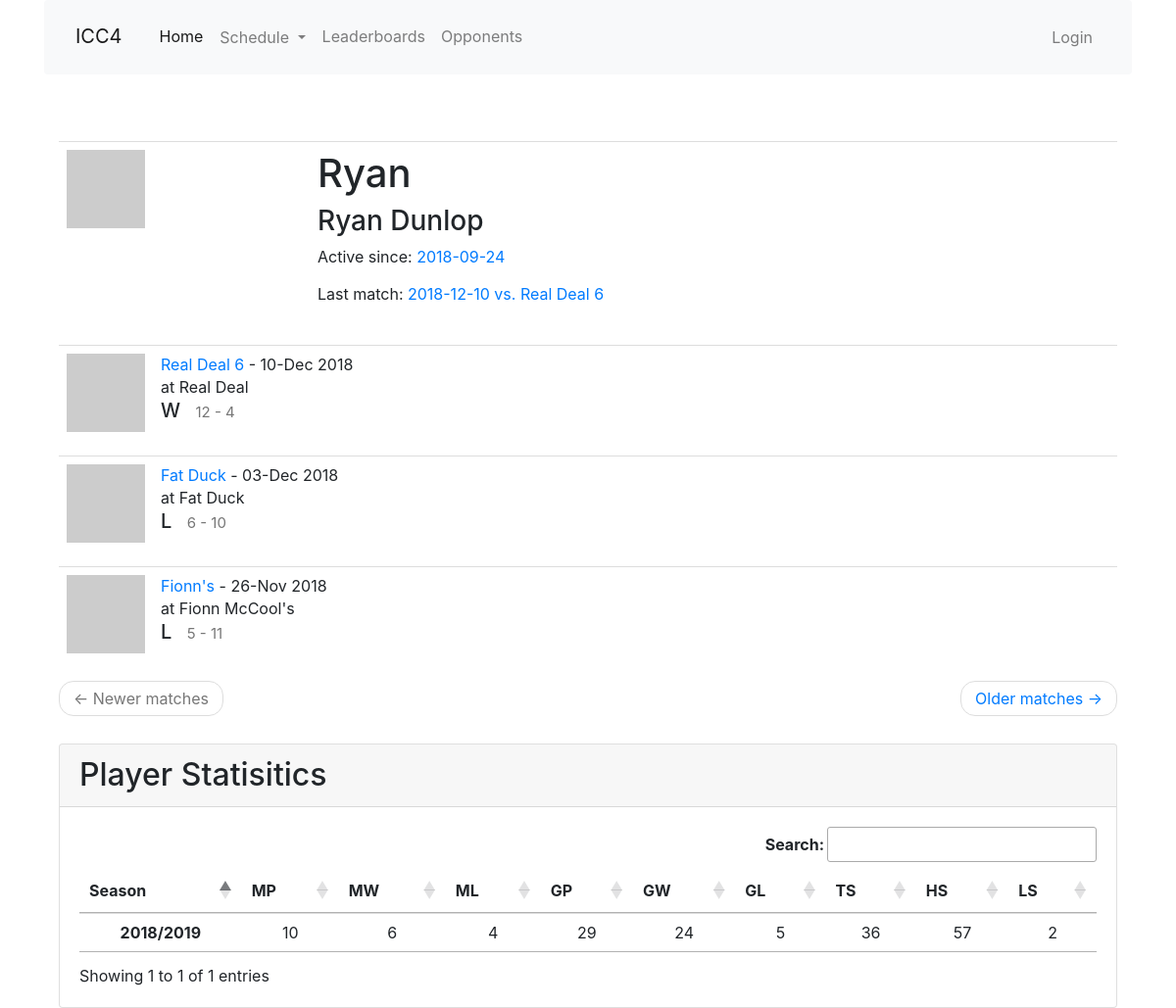
Screenshot of /player/Ryan with the database file from the repository.
### app/models.py (models this page shows, shortened)
class Player(db.Model):
    id = db.Column(db.Integer, primary_key=True)
    nickname = db.Column(db.String(64), index=True, unique=True)
    first_name = db.Column(db.String(64), index=True)
    last_name = db.Column(db.String(64), index=True)
    games = association_proxy('games_association', 'game')
    last_match_id = db.Column(db.Integer, db.ForeignKey('match.id'))
    last_match = db.relationship('Match', foreign_keys=[last_match_id])
    first_match_id = db.Column(db.Integer, db.ForeignKey('match.id'))
    first_match = db.relationship('Match', foreign_keys=[first_match_id])
    high_scores = db.relationship('HighScore', back_populates='player', lazy='dynamic')
    low_scores = db.relationship('LowScore', back_populates='player', lazy='dynamic')
    def avatar(self, size):
        digest = md5(self.nickname.lower().encode('utf-8')).hexdigest()
        return 'https://www.gravatar.com/avatar/{}?d=identicon&s={}'.format(
            digest, size)

class Match(db.Model):
    id = db.Column(db.Integer, primary_key=True)
    opponent_id = db.Column(db.Integer, db. ForeignKey('team.id'))
    opponent = db.relationship('Team', back_populates='matches')
    date = db.Column(db.Date, index=True, default=date.today())
    location = db.Column(db.String(64))
    home_away = db.Column(db.String(32), index=True)
    match_type = db.Column(db.String(32), index=True)
    games = db.relationship('Game', back_populates='match', lazy='dynamic')
    team_score = db.Column(db.Integer, index=True)
    opponent_score = db.Column(db.Integer, index=True)
    win = db.Column(db.Boolean, index=True, default=None)
    overtime = db.Column(db.Boolean, index=True, default=False)
    match_summary = db.Column(db.String(512))
    food = db.Column(db.String(128))
    match_stats = db.relationship('MatchStats', uselist=False, back_populates='match')
    high_scores = db.relationship('HighScore', back_populates='match', lazy='dynamic')
    low_scores = db.relationship('LowScore', back_populates='match', lazy='dynamic')
    @hybrid_property
    def season(self):
        return season_from_date(self.date)

class Team(db.Model):
    id = db.Column(db.Integer, primary_key=True)
    name = db.Column(db.String(64), index=True, unique=True)
    home_location = db.Column(db.String(64), index=True)
    address = db.Column(db.String(128), index=True)
    matches = db.relationship('Match', back_populates='opponent', lazy='dynamic')
    def avatar(self, size):
        digest = md5(self.name.lower().encode('utf-8')).hexdigest()
        return 'https://www.gravatar.com/avatar/{}?d=identicon&s={}'.format(
            digest, size)

class PlayerSeasonStats(db.Model):
    id = db.Column(db.Integer, primary_key=True)
    player_id = db.Column(db.Integer, db. ForeignKey('player.id'))
    player = db.relationship('Player')
    season_id = db.Column(db.Integer, db. ForeignKey('season.id'))
    season = db.relationship('Season')
    matches_played = db.Column(db.Integer)
    matches_won = db.Column(db.Integer)
    matches_lost = db.Column(db.Integer)
    games_played = db.Column(db.Integer)
    games_won = db.Column(db.Integer)
    games_lost = db.Column(db.Integer)
    total_stars = db.Column(db.Integer)
    total_high_scores = db.Column(db.Integer)
    total_low_scores = db.Column(db.Integer)
    '''
    filters = [filter1,filter2,...]
    query....filter(*filters).count()
    '''
    @hybrid_property
    def gp(self):
        return PlayerGame.query.filter_by(player_id=self.player_id).join(Game).join(Match).\
                filter_by(season=self.season).distinct().count()
    @hybrid_property
    def gw(self):
        return PlayerGame.query.filter_by(player_id=self.player_id).join(Game).filter_by(win=True).join(Match).\
                filter_by(season=self.season).distinct().count()
    @hybrid_property
    def gl(self):
        return PlayerGame.query.filter_by(player_id=self.player_id).join(Game).filter_by(win=False).join(Match).\
                filter_by(season=self.season).distinct().count()

class Season(db.Model):
    id = db.Column(db.Integer, primary_key=True)
    season_name = db.Column(db.String(64), index=True, unique=True)
    start_date = db.Column(db.Date, index=True)
    end_date = db.Column(db.Date, index=True)

### app/main/routes.py (the view)
@bp.route('/player/<nickname>',  methods=['GET', 'POST'])
def player(nickname):
    player = Player.query.filter_by(nickname=nickname).first_or_404()
    seasons = PlayerSeasonStats.query.filter_by(player_id=player.id).join(Season).order_by(Season.start_date).all()
    page = request.args.get('page', 1, type=int)
    matches = Match.query.join(Game).join(PlayerGame).filter_by(player_id=player.id).order_by(Match.date.desc()).distinct().paginate(
        page, current_app.config['MATCH_PER_PAGE'], False)
    next_url = url_for('main.player', nickname=player.nickname, page=matches.next_num) \
        if matches.has_next else None
    prev_url = url_for('main.player', nickname=player.nickname, page=matches.prev_num) \
        if matches.has_prev else None
    return render_template('player.html', next_url=next_url, prev_url=prev_url,
            player=player, matches=matches.items, seasons=seasons)

### app/templates/player.html (shortened to what this page needs)
{% extends "base.html" %}
{% import 'bootstrap/wtf.html' as wtf %}
{% block app_content %}
<div class="container">
  <table class="table table-hover">
    <tr>
      <td width="256px"><img src="{{ player.avatar(256) }}"></td>
      <td>
        <h1>{{ player.nickname }}</h1>
        <h3>{{ player.first_name }} {{ player.last_name }}</h3>
        {% if player.first_match %}<p>Active since: <a href="{{ url_for('main.match_edit',id=player.first_match_id) }}">{{ player.first_match.date }}</a></p>{% endif %}
        {% if player.last_match %}<p>Last match: <a href="{{ url_for('main.match_edit',id=player.last_match_id) }}">{{ player.last_match.date }} vs. {{ player.last_match.opponent.name }}</a></p>{% endif %}
      </td>
    </tr>
  {% for match in matches %}
    {% include '_match.html' %}
  {% endfor %}
  <nav aria-label="...">
    <ul class="pager">
      <li class="previous{% if not prev_url %} disabled{% endif %}">
        <a href="{{ prev_url or '#' }}">
          <span aria-hidden="true">&larr;</span> Newer matches
        </a>
      </li>
      <li class="next{% if not next_url %} disabled{% endif %}">
        <a href="{{ next_url or '#' }}">
          Older matches <span aria-hidden="true">&rarr;</span>
        </a>
      </li>
    </ul>
  </nav>
  </table>
</div>
<div class="col-12 mt-2 mx-auto">
  <div class="card h-100">
    <h2 class="card-header">Player Statisitics</h2>
    <div class="card-body table-responsive">
      <table id="pStats" class="table table-hover text-center">
        <thead>
          <tr>
            <th scope="col">Season</th>
            <th scope="col" data-toggle="tooltip" data-placement="top" title="Matches played">MP</th>
            <th scope="col" data-toggle="tooltip" data-placement="top" title="Match wins">MW</th>
            <th scope="col" data-toggle="tooltip" data-placement="top" title="Match losses">ML</th>
            <th scope="col" data-toggle="tooltip" data-placement="top" title="Games played">GP</th>
            <th scope="col" data-toggle="tooltip" data-placement="top" title="Game wins">GW</th>
            <th scope="col" data-toggle="tooltip" data-placement="top" title="Game losses">GL</th>
            <th scope="col" data-toggle="tooltip" data-placement="top" title="Total Stars">TS</th>
            <th scope="col" data-toggle="tooltip" data-placement="top" title="Total High Scores">HS</th>
            <th scope="col" data-toggle="tooltip" data-placement="top" title="Total Low Score">LS</th>
        </thead>
        <tbody>
          {% for season in seasons %}
          <tr>
            <th scope="row">{{ season.season.season_name }}</th>
            <td>{{ season.matches_played }}</td>
            <td>{{ season.matches_won }}</td>
            <td>{{ season.matches_lost }}</td>
            <td>{{ season.games_played }}</td>
            <td>{{ season.games_won }}</td>
            <td>{{ season.games_lost }}</td>
            <td>{{ season.total_stars }}</td>
            <td>{{ season.total_high_scores }}</td>
            <td>{{ season.total_low_scores }}</td>
          </tr>
          {% endfor %}
        </tbody>
      </table>
    </div>
  </div>
</div>
{% endblock %}

### app/templates/_match.html
<table class="table table-hover">
  <tr>
    <td width="70px">
      <a href="{{ url_for('main.match', id=match.id) }}">
        <img src="{{ match.opponent.avatar(70) }}">
      </a>
    </td>
    <td>
      <a href="{{ url_for('main.opponent', id=match.opponent_id) }}">
        {{ match.opponent.name }}
      </a>
       - {{ match.date.strftime('%d-%b %Y') }}
      <br>
      {% if match.home_away == 'away' %}
      at {{ match.opponent.home_location }}
      {% else %}
      &emsp;at Italian Canadian Club
      {% endif %}
      {% if match.win != None %}
      <h5>{% if match.win == True %}W{% else %}L{% endif %}&ensp;
      <small>{{ match.team_score }} - {{ match.opponent_score }}</small>
      </h5>
      {% endif %}
      </td>
  </tr>
</table>

### app/static/css/main.css (style rules this page uses)
html { font-size: 100%; }

### rows the page displays
Player: nickname "Ryan", first_name "Ryan", last_name "Dunlop"
Match: first_match "2018-09-24"
Match: last_match "2018-12-10", opponent.name "Real Deal 6", date "10-Dec 2018", opponent.home_location "Real Deal", win "W", team_score "12", opponent_score "4"
Team: last_match.opponent.name "Real Deal 6"
Match: opponent.name "Fat Duck", date "03-Dec 2018", opponent.home_location "Fat Duck", win "L", team_score "6", opponent_score "10"
Match: opponent.name "Fionn's", date "26-Nov 2018", opponent.home_location "Fionn McCool's", win "L", team_score "5", opponent_score "11"
PlayerSeasonStats: season.season_name "2018/2019", matches_played "10", matches_won "6", matches_lost "4", games_played "29", games_won "24", games_lost "5", total_stars "36", total_high_scores "57", total_low_scores "2"
